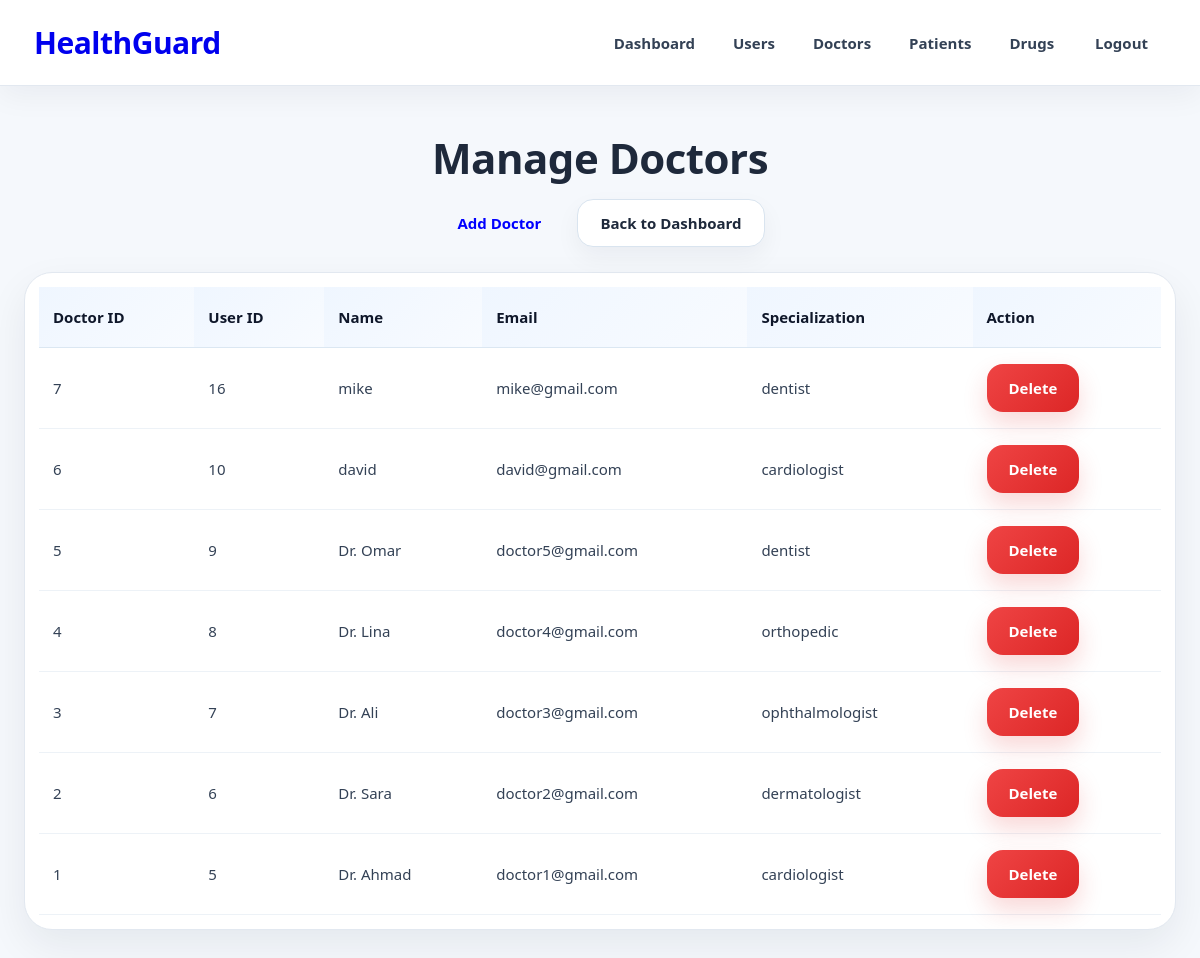
Screenshot of /admin/manage_doctors.php (signed in) with the database file from the repository.
### tables this page shows
CREATE TABLE IF NOT EXISTS `doctors` (
  `doctor_id` int NOT NULL AUTO_INCREMENT,
  `user_id` int NOT NULL,
  `specialization` varchar(100) NOT NULL,
  `license_number` varchar(50) DEFAULT NULL,
  `illness_id` int DEFAULT NULL,
  PRIMARY KEY (`doctor_id`),
  UNIQUE KEY `user_id` (`user_id`),
  KEY `fk_doctors_illnesses_specialization` (`specialization`),
  KEY `fk_doctors_illnesses` (`illness_id`)
);

CREATE TABLE IF NOT EXISTS `users` (
  `user_id` int NOT NULL AUTO_INCREMENT,
  `name` varchar(100) NOT NULL,
  `role` enum('patient','doctor','admin') NOT NULL,
  `email` varchar(100) NOT NULL,
  `password` varchar(255) NOT NULL,
  `created_at` timestamp NULL DEFAULT CURRENT_TIMESTAMP,
  PRIMARY KEY (`user_id`),
  UNIQUE KEY `email` (`email`)
);

### admin/manage_doctors.php (the view, shortened to what this page needs)
<?php
$conn = OpenCon();
$sql = "SELECT doctors.doctor_id, users.user_id, users.name, users.email, doctors.specialization
        FROM doctors
        INNER JOIN users ON doctors.user_id = users.user_id
        ORDER BY doctors.doctor_id DESC";
$result = mysqli_query($conn, $sql);
?>
<!DOCTYPE html>
<html lang="en">
<head>
    <link rel="stylesheet" href="/HealthGuard/style.css">
</head>
<body>
<?php include("../navbar.php"); ?>
<div class="section">
    <h1 class="section-title">Manage Doctors</h1>
    <div class="hero-actions" style="justify-content:center; margin-bottom:25px;">
        <a href="/HealthGuard/admin/add_doctor.php" class="primary-btn">Add Doctor</a>
        <a href="/HealthGuard/admin/admin_dashboard.php" class="secondary-btn">Back to Dashboard</a>
    </div>
    <div class="table-wrapper">
        <table>
            <tr>
                <th>Doctor ID</th>
                <th>User ID</th>
                <th>Name</th>
                <th>Email</th>
                <th>Specialization</th>
                <th>Action</th>
            </tr>
            <?php
            while ($row = mysqli_fetch_assoc($result)) {
            ?>
            <tr>
                <td><?php echo $row['doctor_id']; ?></td>
                <td><?php echo $row['user_id']; ?></td>
                <td><?php echo $row['name']; ?></td>
                <td><?php echo $row['email']; ?></td>
                <td><?php echo $row['specialization']; ?></td>
                <td>
                    <a href="/HealthGuard/admin/delete_doctor.php?doctor_id=<?php echo $row['doctor_id']; ?>&user_id=<?php echo $row['user_id']; ?>" class="danger-btn">Delete</a>
                </td>
            </tr>
            <?php } ?>
        </table>
    </div>
</div>
</body>
</html>

### navbar.php (shortened to what this page needs)
<nav class="navbar">
    <div class="nav-left">
        <a href="/HealthGuard/index.php" class="logo">HealthGuard</a>
    </div>
    <div class="nav-right">
        <?php if (isset($_SESSION['user_id']) && $_SESSION['role'] == "admin") { ?>
            <a href="/HealthGuard/admin/admin_dashboard.php">Dashboard</a>
            <a href="/HealthGuard/admin/manage_users.php">Users</a>
            <a href="/HealthGuard/admin/manage_doctors.php">Doctors</a>
            <a href="/HealthGuard/admin/manage_patients.php">Patients</a>
            <a href="/HealthGuard/admin/manage_drugs.php">Drugs</a>
            <a href="/HealthGuard/logout.php" class="nav-logout">Logout</a>
        <?php } elseif (isset($_SESSION['user_id']) && $_SESSION['role'] == "patient") { ?>
            <a href="/HealthGuard/patient/patient_dashboard.php">Dashboard</a>
            <a href="/HealthGuard/patient/my_doctors.php">Doctors</a>
            <a href="/HealthGuard/logout.php" class="nav-logout">Logout</a>
        <?php } else { ?>
            <a href="/HealthGuard/index.php">Home</a>
            <a href="/HealthGuard/signup.php">Sign Up</a>
        <?php } ?>
    </div>
</nav>

### style.css (style rules this page uses)
* { margin: 0; padding: 0; box-sizing: border-box; }
html, body { min-height: 100%; font-family: "Segoe UI", Tahoma, Geneva, Verdana, sans-serif; scroll-behavior: smooth; }
body { background: #f5f8fc; color: #1e293b; line-height: 1.6; }
a { text-decoration: none; transition: 0.25s ease; }
.navbar { width: 100%; min-height: 86px; padding: 18px 34px; display: flex; justify-content: space-between; align-items: center; gap: 18px; position: sticky; top: 0; z-index: 1000; background: rgba(255,255,255,0.95); backdrop-filter: blur(14px); border-bottom: 1px solid #e2e8f0; box-shadow: 0 10px 30px rgba(15, 23, 42, 0.05); }
.nav-left { display: flex; align-items: center; }
.logo { font-size: 30px; font-weight: 900; letter-spacing: -0.5px; }
.nav-right { display: flex; align-items: center; gap: 8px; flex-wrap: wrap; justify-content: flex-end; }
.nav-right a { display: inline-flex !important; align-items: center !important; justify-content: center !important; padding: 11px 15px; border-radius: 13px; font-weight: 700; font-size: 15px; color: #334155; opacity: 1 !important; visibility: visible !important; }
.nav-logout { border-radius: 999px !important; padding: 11px 18px !important; }
.primary-btn, .secondary-btn, .danger-btn, button, a.primary-btn, a.secondary-btn, a.danger-btn { display: inline-flex !important; align-items: center !important; justify-content: center !important; text-decoration: none !important; font-weight: 800 !important; font-size: 15px !important; line-height: 1 !important; cursor: pointer !important; border-radius: 16px !important; padding: 12px 22px !important; min-height: 48px !important; transition: 0.25s ease !important; border: none; }
.primary-btn, a.primary-btn, button { color: blue !important; }
.secondary-btn, a.secondary-btn { background: #ffffff !important; color: #1e293b !important; border: 1px solid #d9e4ef !important; box-shadow: 0 10px 24px rgba(15, 23, 42, 0.05) !important; }
.danger-btn, a.danger-btn { background: linear-gradient(135deg, #ef4444, #dc2626) !important; color: #ffffff !important; border: none !important; box-shadow: 0 12px 24px rgba(220, 38, 38, 0.18) !important; }
.section { width: 100%; max-width: 1380px; margin: 0 auto; padding: 38px 24px 42px; }
.section-title { font-size: 42px; font-weight: 800; text-align: center; margin-bottom: 8px; letter-spacing: -0.5px; }
.hero-actions { display: flex; justify-content: center; align-items: center; gap: 14px; flex-wrap: wrap; }
.table-wrapper { width: 100%; overflow-x: auto; background: #ffffff; border-radius: 28px; border: 1px solid #e2e8f0; box-shadow: 0 16px 40px rgba(15, 23, 42, 0.07); padding: 14px; }
table { width: 100%; border-collapse: collapse; min-width: 760px; }
table th { text-align: left; padding: 18px 14px; font-size: 15px; font-weight: 900; color: #0f172a; background: linear-gradient(135deg, #eff6ff, #f8fbff); border-bottom: 1px solid #dbe7f2; }
table td { padding: 16px 14px; border-bottom: 1px solid #edf2f7; color: #334155; font-size: 15px; vertical-align: middle; }

### rows the page displays
doctors: doctor_id "7", user.user_id "16", user.name "mike", user.email "mike@gmail.com", specialization "dentist"
doctors: doctor_id "6", user.user_id "10", user.name "david", user.email "david@gmail.com", specialization "cardiologist"
doctors: doctor_id "5", user.user_id "9", user.name "Dr. Omar", user.email "doctor5@gmail.com", specialization "dentist"
doctors: doctor_id "4", user.user_id "8", user.name "Dr. Lina", user.email "doctor4@gmail.com", specialization "orthopedic"
doctors: doctor_id "3", user.user_id "7", user.name "Dr. Ali", user.email "doctor3@gmail.com", specialization "ophthalmologist"
doctors: doctor_id "2", user.user_id "6", user.name "Dr. Sara", user.email "doctor2@gmail.com", specialization "dermatologist"
doctors: doctor_id "1", user.user_id "5", user.name "Dr. Ahmad", user.email "doctor1@gmail.com", specialization "cardiologist"
